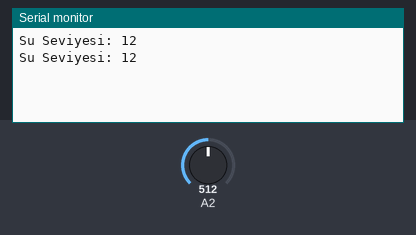
This sketch was run on a simulated Arduino Mega 2560, built with avr-gcc and run on an emulated ATmega2560. On the bench: the last lines printed to the serial monitor. The test bench sets the inputs (shaded band); at power-on: A2 = 512.

Above: at 1.8 s.
1.9 s: A2 set to 716
At 2.5 s:
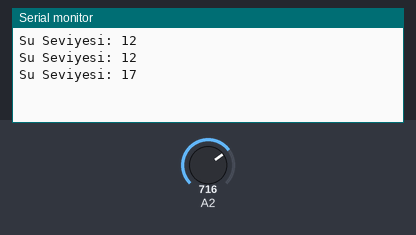
3.4 s: A2 set to 900
At 4.8 s:
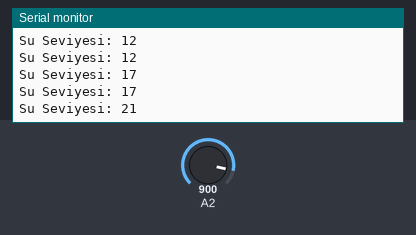
Timing chart, 0 to 6.4 s (numbered marks = the images above; inputs shaded):
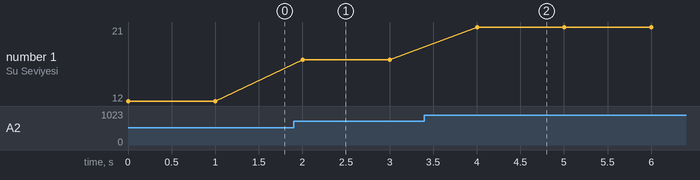

The sketch:

su_seviyesi.ino
```cpp
#include <Nextion.h>

#define nexSerial Serial2

NexProgressBar progressBar = NexProgressBar(0, 1, "j0"); // Nextion ekranındaki ilerleme çubuğu nesnesi
NexText suSeviyesiText = NexText(0, 2, "t0"); // Nextion ekranındaki metin alanı nesnesi
const int suSeviyesiPin = 34; // Su seviyesi sensörünün bağlı olduğu analog pin

void setup() {
  Serial.begin(115200);
  nexSerial.begin(115200);

  // Attach fonksiyonları kullanmaya gerek kalmadı
}

void loop() {
  int suSeviyesiOkuma = analogRead(suSeviyesiPin); // Su seviyesi sensöründen okunan değeri okuyun
  int suSeviyesi = map(suSeviyesiOkuma, 0, 4095, 0, 100); // 0 ile 100 arasında bir yüzde değerine dönüştürün

  // Nextion HMI ekranındaki ilerleme çubuğunu ve metin alanını güncelleme
  progressBar.setValue(suSeviyesi); // ProgressBar'ı belirli bir değere ayarlama

  // Metin alanına su seviyesini yazma
  char suSeviyesiStr[10]; // Metin alanına yazılacak su seviyesi metni için karakter dizisi
  snprintf(suSeviyesiStr, sizeof(suSeviyesiStr), "%d%%", suSeviyesi);
  suSeviyesiText.setText(suSeviyesiStr);

  Serial.print("Su Seviyesi: ");
  Serial.println(suSeviyesi);

  delay(1000); // Değerleri güncellemek için kısa bir bekleme süresi
}
```

Measured:
- after the input at 1.9 s, the serial monitor: prints a new line after 0.10 s (image 1)
- after the input at 3.4 s, the serial monitor: prints a new line after 0.60 s (image 2)
- plotted number 1: 12 → 17 after the input at 1.9 s, 17 → 21 after the input at 3.4 s
